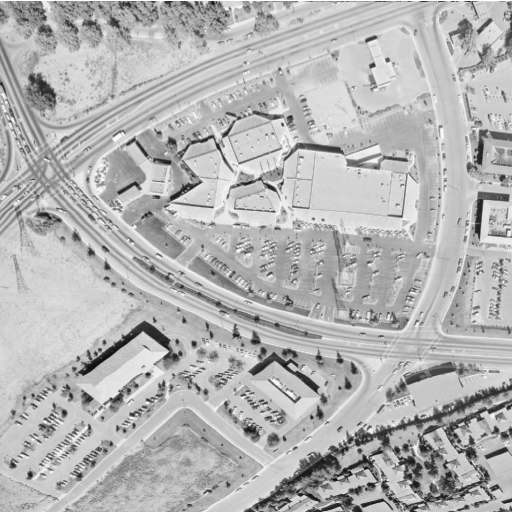
%> input picture 5.2.09.tiff, 512 x 512 px
$ octave project_1_1.m   (GNU Octave 9; MATLAB toolbox functions it lacks are replaced by stand-ins)
%> lines starting %> are read from the running program, lines starting %| are printed output that depends on the picture
I=imread('5.2.09.tiff'); %Read in image
%> I is the input picture: size 512x512 uint8; min 12, max 255, mean 180.6
Ics=imadjust(I,stretchlim(I, [0.08 0.95]),[]); %Stretch contrast using method 1
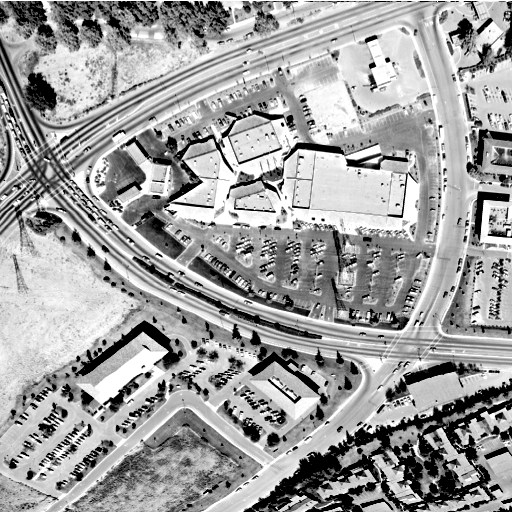
%> Ics: size 512x512 uint8; min 0, max 255, mean 159.3
figure;
%sgtitle('Constrast [Amax=0.95,Amin=0.05] Enhanced Image')
subplot(2,2,1), imshow(I); title ('Original Image')%Display image
subplot(2,2,2), imshow(Ics);title('Constrast Stretched Image')% Contrast Enhanced Image
subplot(2,2,3), imhist(I); title('Histogram of Original Image')%Display input histogram
subplot(2,2,4), imhist(Ics);title('Histogram of Contrast Image') %Display output histogram

sgtitle('Constrast [Amax=0.95,Amin=0.08] Enhanced Image')
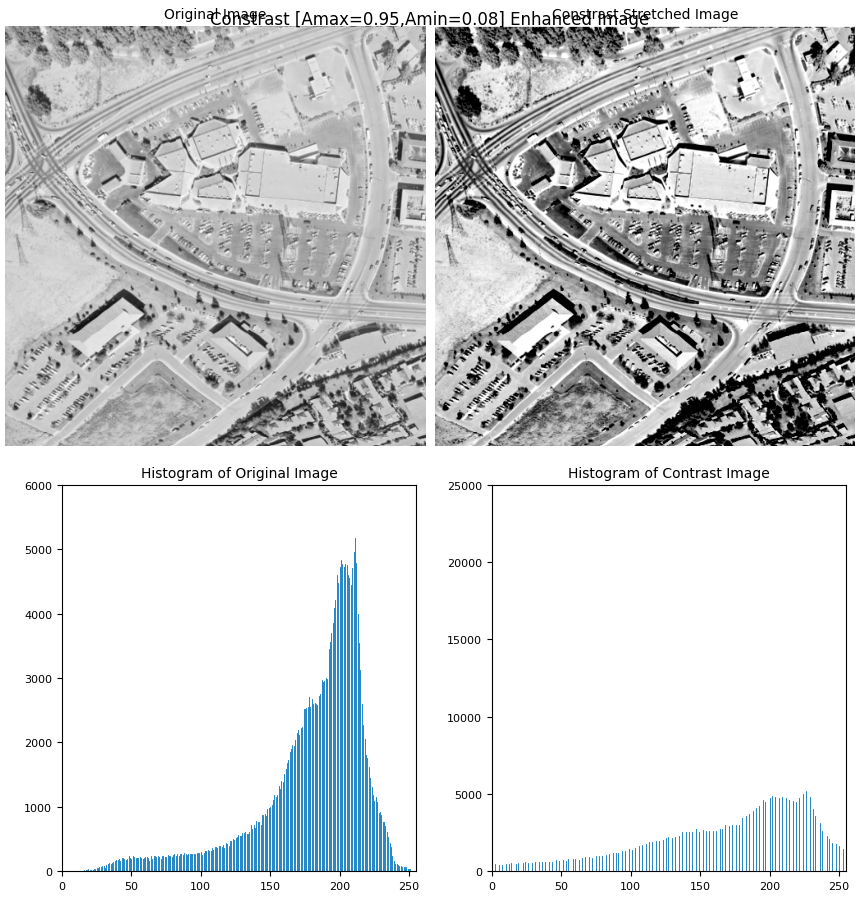
%> figure redrawn from the program's plot data, 4 panels

%%%%%%     Appling Gamma Transform  %%%%%%%%%

figure;
subplot(2,2,1), imshow(I); title('Original Image') %Display image
Id= im2double(I);
Output1=2*(Id.^0.5);
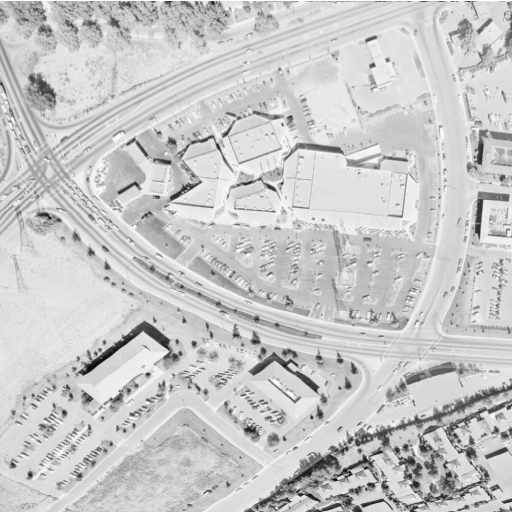
%> Output1: size 512x512 double; min 0.434, max 2, mean 1.67; drawn with min black and max white
Output2=2*(Id.^1.5);
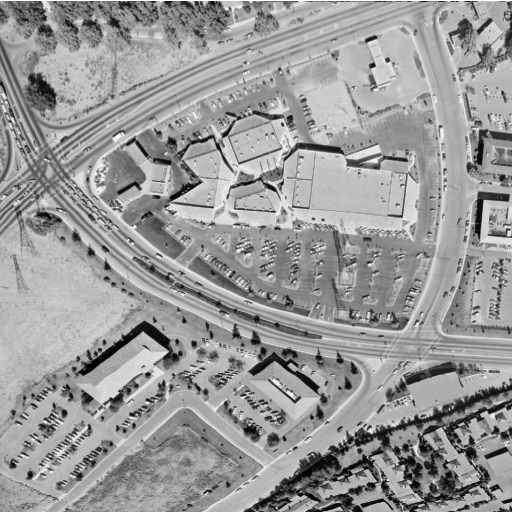
%> Output2: size 512x512 double; min 0.0204, max 2, mean 1.21; drawn with min black and max white
Output3=2*(Id.^3.0);
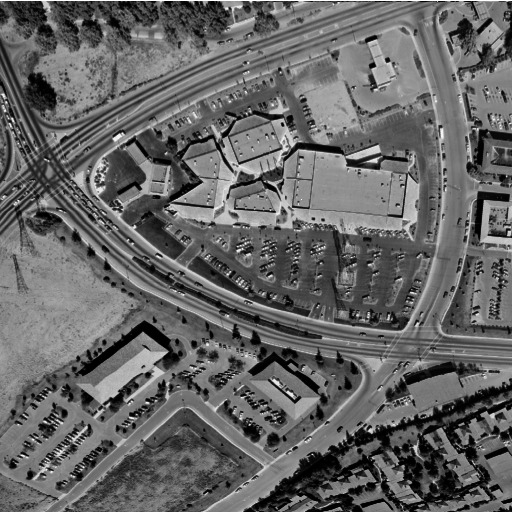
%> Output3: size 512x512 double; min 0.000208, max 2, mean 0.8; drawn with min black and max white
subplot(2,2,2), imshow(Output1);  title('Gamma=0.5,Constarst Image')                            %Display result images
subplot(2,2,3), imshow(Output2);  title('Gamma=1.5, Constrast Image')
%> after `imshow(Output2)`:
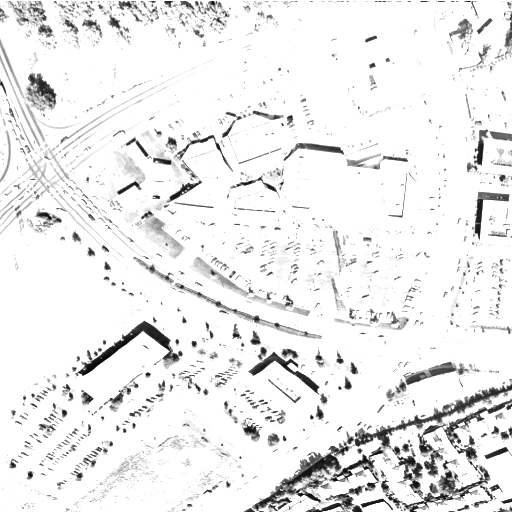
%> displayed picture: size 512x512, on the screen's scale of 0 to 255; min 5, max 255, mean 236.7
subplot(2,2,4), imshow(Output3);  title('Gamma=3.0, Constrast Image')
%> after `imshow(Output3)`:
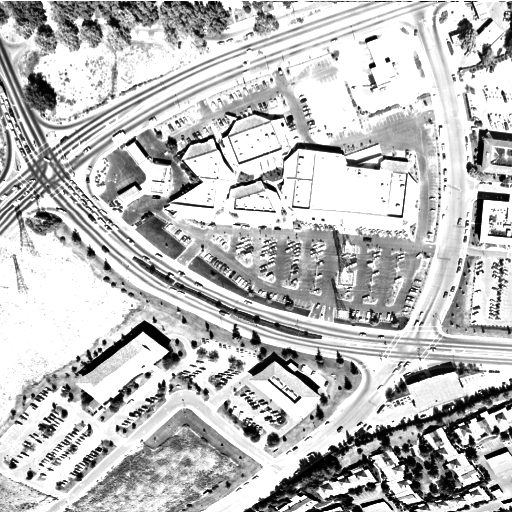
%> displayed picture: size 512x512, on the screen's scale of 0 to 255; min 0, max 255, mean 188.4

sgtitle(' Constrast Enhanced Image using Gamma Transform')
